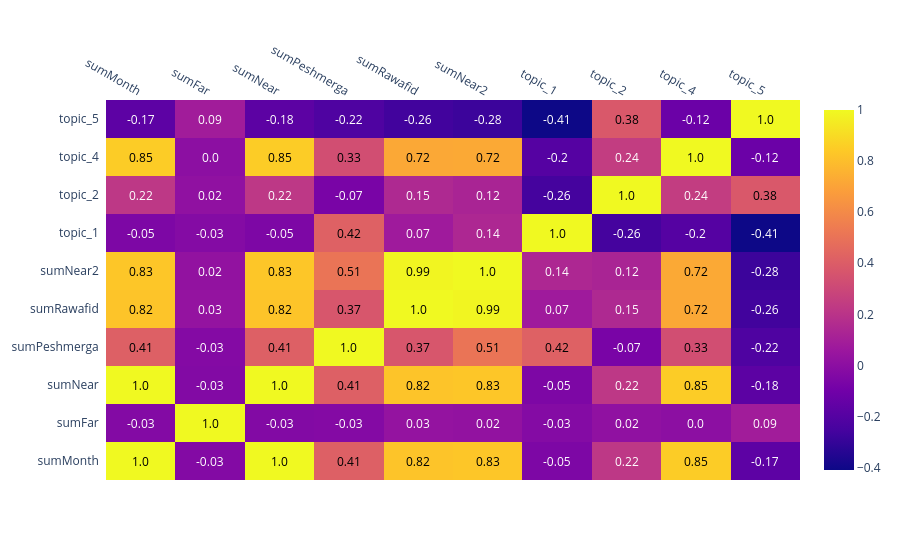

The notebook cell this image was saved under:
### Code cell
# No perfect multicollinearity: This can be tested by checking the correlation between different lags of your time series. 
# If any have a correlation of (-)1 or very close to (-)1, one may have a problem.

import numpy as np
import plotly.figure_factory as ff

# Concatenate your dataframes and calculate the correlation matrix
correlation_matrix = np.corrcoef(pd.concat([casulties_df[col_li], monthly_df[['1','2','4','5']]], axis=1), rowvar=False)

# Create a list of column names
columns = col_li + ['topic_' + str(i) for i in ['1', '2', '4', '5']]

# Create the annotated heatmap with Plotly
fig = ff.create_annotated_heatmap(
    z=correlation_matrix, 
    x=columns, 
    y=columns, 
    annotation_text=np.around(correlation_matrix, decimals=2), 
    showscale=True
)
fig.show()

### Figure 1 — Plotly figure (JSON) as saved in the notebook; plotly's stock layout.template omitted (floating-point values rounded to 4 significant figures)
{"data": [{"colorscale": [[0, "#0d0887"], [0.1111, "#46039f"], [0.2222, "#7201a8"], [0.3333, "#9c179e"], [0.4444, "#bd3786"], [0.5556, "#d8576b"], [0.6667, "#ed7953"], [0.7778, "#fb9f3a"], [0.8889, "#fdca26"], [1, "#f0f921"]], "reversescale": false, "showscale": true, "type": "heatmap", "x": ["sumMonth", "sumFar", "sumNear", "sumPeshmerga", "sumRawafid", "sumNear2", "topic_1", "topic_2", "topic_4", "topic_5"], "y": ["sumMonth", "sumFar", "sumNear", "sumPeshmerga", "sumRawafid", "sumNear2", "topic_1", "topic_2", "topic_4", "topic_5"], "z": [[1, -0.03144, 0.9999, 0.4132, 0.8216, 0.83, -0.05418, 0.22, 0.8497, -0.1716], [-0.03144, 1, -0.03496, -0.03033, 0.0298, 0.02251, -0.02769, 0.016, 0.0007929, 0.08645], [0.9999, -0.03496, 1, 0.4132, 0.8221, 0.8305, -0.05316, 0.2198, 0.8514, -0.175], [0.4132, -0.03033, 0.4132, 1, 0.3689, 0.5091, 0.4219, -0.07166, 0.3308, -0.22], [0.8216, 0.0298, 0.8221, 0.3689, 1, 0.9878, 0.07388, 0.1472, 0.7204, -0.2631], [0.83, 0.02251, 0.8305, 0.5091, 0.9878, 1, 0.1391, 0.1243, 0.7225, -0.2805], [-0.05418, -0.02769, -0.05316, 0.4219, 0.07388, 0.1391, 1, -0.2561, -0.1981, -0.4091], [0.22, 0.016, 0.2198, -0.07166, 0.1472, 0.1243, -0.2561, 1, 0.2447, 0.378], [0.8497, 0.0007929, 0.8514, 0.3308, 0.7204, 0.7225, -0.1981, 0.2447, 1.0, -0.12], [-0.1716, 0.08645, -0.175, -0.22, -0.2631, -0.2805, -0.4091, 0.378, -0.12, 1]]}], "layout": {"annotations": [{"font": {"color": "#000000"}, "showarrow": false, "text": "1.0", "x": "sumMonth", "xref": "x", "y": "sumMonth", "yref": "y"}, {"font": {"color": "#FFFFFF"}, "showarrow": false, "text": "-0.03", "x": "sumFar", "xref": "x", "y": "sumMonth", "yref": "y"}, {"font": {"color": "#000000"}, "showarrow": false, "text": "1.0", "x": "sumNear", "xref": "x", "y": "sumMonth", "yref": "y"}, {"font": {"color": "#000000"}, "showarrow": false, "text": "0.41", "x": "sumPeshmerga", "xref": "x", "y": "sumMonth", "yref": "y"}, {"font": {"color": "#000000"}, "showarrow": false, "text": "0.82", "x": "sumRawafid", "xref": "x", "y": "sumMonth", "yref": "y"}, {"font": {"color": "#000000"}, "showarrow": false, "text": "0.83", "x": "sumNear2", "xref": "x", "y": "sumMonth", "yref": "y"}, {"font": {"color": "#FFFFFF"}, "showarrow": false, "text": "-0.05", "x": "topic_1", "xref": "x", "y": "sumMonth", "yref": "y"}, {"font": {"color": "#FFFFFF"}, "showarrow": false, "text": "0.22", "x": "topic_2", "xref": "x", "y": "sumMonth", "yref": "y"}, {"font": {"color": "#000000"}, "showarrow": false, "text": "0.85", "x": "topic_4", "xref": "x", "y": "sumMonth", "yref": "y"}, {"font": {"color": "#FFFFFF"}, "showarrow": false, "text": "-0.17", "x": "topic_5", "xref": "x", "y": "sumMonth", "yref": "y"}, {"font": {"color": "#FFFFFF"}, "showarrow": false, "text": "-0.03", "x": "sumMonth", "xref": "x", "y": "sumFar", "yref": "y"}, {"font": {"color": "#000000"}, "showarrow": false, "text": "1.0", "x": "sumFar", "xref": "x", "y": "sumFar", "yref": "y"}, {"font": {"color": "#FFFFFF"}, "showarrow": false, "text": "-0.03", "x": "sumNear", "xref": "x", "y": "sumFar", "yref": "y"}, {"font": {"color": "#FFFFFF"}, "showarrow": false, "text": "-0.03", "x": "sumPeshmerga", "xref": "x", "y": "sumFar", "yref": "y"}, {"font": {"color": "#FFFFFF"}, "showarrow": false, "text": "0.03", "x": "sumRawafid", "xref": "x", "y": "sumFar", "yref": "y"}, {"font": {"color": "#FFFFFF"}, "showarrow": false, "text": "0.02", "x": "sumNear2", "xref": "x", "y": "sumFar", "yref": "y"}, {"font": {"color": "#FFFFFF"}, "showarrow": false, "text": "-0.03", "x": "topic_1", "xref": "x", "y": "sumFar", "yref": "y"}, {"font": {"color": "#FFFFFF"}, "showarrow": false, "text": "0.02", "x": "topic_2", "xref": "x", "y": "sumFar", "yref": "y"}, {"font": {"color": "#FFFFFF"}, "showarrow": false, "text": "0.0", "x": "topic_4", "xref": "x", "y": "sumFar", "yref": "y"}, {"font": {"color": "#FFFFFF"}, "showarrow": false, "text": "0.09", "x": "topic_5", "xref": "x", "y": "sumFar", "yref": "y"}, {"font": {"color": "#000000"}, "showarrow": false, "text": "1.0", "x": "sumMonth", "xref": "x", "y": "sumNear", "yref": "y"}, {"font": {"color": "#FFFFFF"}, "showarrow": false, "text": "-0.03", "x": "sumFar", "xref": "x", "y": "sumNear", "yref": "y"}, {"font": {"color": "#000000"}, "showarrow": false, "text": "1.0", "x": "sumNear", "xref": "x", "y": "sumNear", "yref": "y"}, {"font": {"color": "#000000"}, "showarrow": false, "text": "0.41", "x": "sumPeshmerga", "xref": "x", "y": "sumNear", "yref": "y"}, {"font": {"color": "#000000"}, "showarrow": false, "text": "0.82", "x": "sumRawafid", "xref": "x", "y": "sumNear", "yref": "y"}, {"font": {"color": "#000000"}, "showarrow": false, "text": "0.83", "x": "sumNear2", "xref": "x", "y": "sumNear", "yref": "y"}, {"font": {"color": "#FFFFFF"}, "showarrow": false, "text": "-0.05", "x": "topic_1", "xref": "x", "y": "sumNear", "yref": "y"}, {"font": {"color": "#FFFFFF"}, "showarrow": false, "text": "0.22", "x": "topic_2", "xref": "x", "y": "sumNear", "yref": "y"}, {"font": {"color": "#000000"}, "showarrow": false, "text": "0.85", "x": "topic_4", "xref": "x", "y": "sumNear", "yref": "y"}, {"font": {"color": "#FFFFFF"}, "showarrow": false, "text": "-0.18", "x": "topic_5", "xref": "x", "y": "sumNear", "yref": "y"}, {"font": {"color": "#000000"}, "showarrow": false, "text": "0.41", "x": "sumMonth", "xref": "x", "y": "sumPeshmerga", "yref": "y"}, {"font": {"color": "#FFFFFF"}, "showarrow": false, "text": "-0.03", "x": "sumFar", "xref": "x", "y": "sumPeshmerga", "yref": "y"}, {"font": {"color": "#000000"}, "showarrow": false, "text": "0.41", "x": "sumNear", "xref": "x", "y": "sumPeshmerga", "yref": "y"}, {"font": {"color": "#000000"}, "showarrow": false, "text": "1.0", "x": "sumPeshmerga", "xref": "x", "y": "sumPeshmerga", "yref": "y"}, {"font": {"color": "#000000"}, "showarrow": false, "text": "0.37", "x": "sumRawafid", "xref": "x", "y": "sumPeshmerga", "yref": "y"}, {"font": {"color": "#000000"}, "showarrow": false, "text": "0.51", "x": "sumNear2", "xref": "x", "y": "sumPeshmerga", "yref": "y"}, {"font": {"color": "#000000"}, "showarrow": false, "text": "0.42", "x": "topic_1", "xref": "x", "y": "sumPeshmerga", "yref": "y"}, {"font": {"color": "#FFFFFF"}, "showarrow": false, "text": "-0.07", "x": "topic_2", "xref": "x", "y": "sumPeshmerga", "yref": "y"}, {"font": {"color": "#000000"}, "showarrow": false, "text": "0.33", "x": "topic_4", "xref": "x", "y": "sumPeshmerga", "yref": "y"}, {"font": {"color": "#FFFFFF"}, "showarrow": false, "text": "-0.22", "x": "topic_5", "xref": "x", "y": "sumPeshmerga", "yref": "y"}, {"font": {"color": "#000000"}, "showarrow": false, "text": "0.82", "x": "sumMonth", "xref": "x", "y": "sumRawafid", "yref": "y"}, {"font": {"color": "#FFFFFF"}, "showarrow": false, "text": "0.03", "x": "sumFar", "xref": "x", "y": "sumRawafid", "yref": "y"}, {"font": {"color": "#000000"}, "showarrow": false, "text": "0.82", "x": "sumNear", "xref": "x", "y": "sumRawafid", "yref": "y"}, {"font": {"color": "#000000"}, "showarrow": false, "text": "0.37", "x": "sumPeshmerga", "xref": "x", "y": "sumRawafid", "yref": "y"}, {"font": {"color": "#000000"}, "showarrow": false, "text": "1.0", "x": "sumRawafid", "xref": "x", "y": "sumRawafid", "yref": "y"}, {"font": {"color": "#000000"}, "showarrow": false, "text": "0.99", "x": "sumNear2", "xref": "x", "y": "sumRawafid", "yref": "y"}, {"font": {"color": "#FFFFFF"}, "showarrow": false, "text": "0.07", "x": "topic_1", "xref": "x", "y": "sumRawafid", "yref": "y"}, {"font": {"color": "#FFFFFF"}, "showarrow": false, "text": "0.15", "x": "topic_2", "xref": "x", "y": "sumRawafid", "yref": "y"}, {"font": {"color": "#000000"}, "showarrow": false, "text": "0.72", "x": "topic_4", "xref": "x", "y": "sumRawafid", "yref": "y"}, {"font": {"color": "#FFFFFF"}, "showarrow": false, "text": "-0.26", "x": "topic_5", "xref": "x", "y": "sumRawafid", "yref": "y"}, {"font": {"color": "#000000"}, "showarrow": false, "text": "0.83", "x": "sumMonth", "xref": "x", "y": "sumNear2", "yref": "y"}, {"font": {"color": "#FFFFFF"}, "showarrow": false, "text": "0.02", "x": "sumFar", "xref": "x", "y": "sumNear2", "yref": "y"}, {"font": {"color": "#000000"}, "showarrow": false, "text": "0.83", "x": "sumNear", "xref": "x", "y": "sumNear2", "yref": "y"}, {"font": {"color": "#000000"}, "showarrow": false, "text": "0.51", "x": "sumPeshmerga", "xref": "x", "y": "sumNear2", "yref": "y"}, {"font": {"color": "#000000"}, "showarrow": false, "text": "0.99", "x": "sumRawafid", "xref": "x", "y": "sumNear2", "yref": "y"}, {"font": {"color": "#000000"}, "showarrow": false, "text": "1.0", "x": "sumNear2", "xref": "x", "y": "sumNear2", "yref": "y"}, {"font": {"color": "#FFFFFF"}, "showarrow": false, "text": "0.14", "x": "topic_1", "xref": "x", "y": "sumNear2", "yref": "y"}, {"font": {"color": "#FFFFFF"}, "showarrow": false, "text": "0.12", "x": "topic_2", "xref": "x", "y": "sumNear2", "yref": "y"}, {"font": {"color": "#000000"}, "showarrow": false, "text": "0.72", "x": "topic_4", "xref": "x", "y": "sumNear2", "yref": "y"}, {"font": {"color": "#FFFFFF"}, "showarrow": false, "text": "-0.28", "x": "topic_5", "xref": "x", "y": "sumNear2", "yref": "y"}, {"font": {"color": "#FFFFFF"}, "showarrow": false, "text": "-0.05", "x": "sumMonth", "xref": "x", "y": "topic_1", "yref": "y"}, {"font": {"color": "#FFFFFF"}, "showarrow": false, "text": "-0.03", "x": "sumFar", "xref": "x", "y": "topic_1", "yref": "y"}, {"font": {"color": "#FFFFFF"}, "showarrow": false, "text": "-0.05", "x": "sumNear", "xref": "x", "y": "topic_1", "yref": "y"}, {"font": {"color": "#000000"}, "showarrow": false, "text": "0.42", "x": "sumPeshmerga", "xref": "x", "y": "topic_1", "yref": "y"}, {"font": {"color": "#FFFFFF"}, "showarrow": false, "text": "0.07", "x": "sumRawafid", "xref": "x", "y": "topic_1", "yref": "y"}, {"font": {"color": "#FFFFFF"}, "showarrow": false, "text": "0.14", "x": "sumNear2", "xref": "x", "y": "topic_1", "yref": "y"}, {"font": {"color": "#000000"}, "showarrow": false, "text": "1.0", "x": "topic_1", "xref": "x", "y": "topic_1", "yref": "y"}, {"font": {"color": "#FFFFFF"}, "showarrow": false, "text": "-0.26", "x": "topic_2", "xref": "x", "y": "topic_1", "yref": "y"}, {"font": {"color": "#FFFFFF"}, "showarrow": false, "text": "-0.2", "x": "topic_4", "xref": "x", "y": "topic_1", "yref": "y"}, {"font": {"color": "#FFFFFF"}, "showarrow": false, "text": "-0.41", "x": "topic_5", "xref": "x", "y": "topic_1", "yref": "y"}, {"font": {"color": "#FFFFFF"}, "showarrow": false, "text": "0.22", "x": "sumMonth", "xref": "x", "y": "topic_2", "yref": "y"}, {"font": {"color": "#FFFFFF"}, "showarrow": false, "text": "0.02", "x": "sumFar", "xref": "x", "y": "topic_2", "yref": "y"}, {"font": {"color": "#FFFFFF"}, "showarrow": false, "text": "0.22", "x": "sumNear", "xref": "x", "y": "topic_2", "yref": "y"}, {"font": {"color": "#FFFFFF"}, "showarrow": false, "text": "-0.07", "x": "sumPeshmerga", "xref": "x", "y": "topic_2", "yref": "y"}, {"font": {"color": "#FFFFFF"}, "showarrow": false, "text": "0.15", "x": "sumRawafid", "xref": "x", "y": "topic_2", "yref": "y"}, {"font": {"color": "#FFFFFF"}, "showarrow": false, "text": "0.12", "x": "sumNear2", "xref": "x", "y": "topic_2", "yref": "y"}, {"font": {"color": "#FFFFFF"}, "showarrow": false, "text": "-0.26", "x": "topic_1", "xref": "x", "y": "topic_2", "yref": "y"}, {"font": {"color": "#000000"}, "showarrow": false, "text": "1.0", "x": "topic_2", "xref": "x", "y": "topic_2", "yref": "y"}, {"font": {"color": "#FFFFFF"}, "showarrow": false, "text": "0.24", "x": "topic_4", "xref": "x", "y": "topic_2", "yref": "y"}, {"font": {"color": "#000000"}, "showarrow": false, "text": "0.38", "x": "topic_5", "xref": "x", "y": "topic_2", "yref": "y"}, {"font": {"color": "#000000"}, "showarrow": false, "text": "0.85", "x": "sumMonth", "xref": "x", "y": "topic_4", "yref": "y"}, {"font": {"color": "#FFFFFF"}, "showarrow": false, "text": "0.0", "x": "sumFar", "xref": "x", "y": "topic_4", "yref": "y"}, {"font": {"color": "#000000"}, "showarrow": false, "text": "0.85", "x": "sumNear", "xref": "x", "y": "topic_4", "yref": "y"}, {"font": {"color": "#000000"}, "showarrow": false, "text": "0.33", "x": "sumPeshmerga", "xref": "x", "y": "topic_4", "yref": "y"}, {"font": {"color": "#000000"}, "showarrow": false, "text": "0.72", "x": "sumRawafid", "xref": "x", "y": "topic_4", "yref": "y"}, {"font": {"color": "#000000"}, "showarrow": false, "text": "0.72", "x": "sumNear2", "xref": "x", "y": "topic_4", "yref": "y"}, {"font": {"color": "#FFFFFF"}, "showarrow": false, "text": "-0.2", "x": "topic_1", "xref": "x", "y": "topic_4", "yref": "y"}, {"font": {"color": "#FFFFFF"}, "showarrow": false, "text": "0.24", "x": "topic_2", "xref": "x", "y": "topic_4", "yref": "y"}, {"font": {"color": "#000000"}, "showarrow": false, "text": "1.0", "x": "topic_4", "xref": "x", "y": "topic_4", "yref": "y"}, {"font": {"color": "#FFFFFF"}, "showarrow": false, "text": "-0.12", "x": "topic_5", "xref": "x", "y": "topic_4", "yref": "y"}, {"font": {"color": "#FFFFFF"}, "showarrow": false, "text": "-0.17", "x": "sumMonth", "xref": "x", "y": "topic_5", "yref": "y"}, {"font": {"color": "#FFFFFF"}, "showarrow": false, "text": "0.09", "x": "sumFar", "xref": "x", "y": "topic_5", "yref": "y"}, {"font": {"color": "#FFFFFF"}, "showarrow": false, "text": "-0.18", "x": "sumNear", "xref": "x", "y": "topic_5", "yref": "y"}, {"font": {"color": "#FFFFFF"}, "showarrow": false, "text": "-0.22", "x": "sumPeshmerga", "xref": "x", "y": "topic_5", "yref": "y"}, {"font": {"color": "#FFFFFF"}, "showarrow": false, "text": "-0.26", "x": "sumRawafid", "xref": "x", "y": "topic_5", "yref": "y"}, {"font": {"color": "#FFFFFF"}, "showarrow": false, "text": "-0.28", "x": "sumNear2", "xref": "x", "y": "topic_5", "yref": "y"}, {"font": {"color": "#FFFFFF"}, "showarrow": false, "text": "-0.41", "x": "topic_1", "xref": "x", "y": "topic_5", "yref": "y"}, {"font": {"color": "#000000"}, "showarrow": false, "text": "0.38", "x": "topic_2", "xref": "x", "y": "topic_5", "yref": "y"}, {"font": {"color": "#FFFFFF"}, "showarrow": false, "text": "-0.12", "x": "topic_4", "xref": "x", "y": "topic_5", "yref": "y"}, {"font": {"color": "#000000"}, "showarrow": false, "text": "1.0", "x": "topic_5", "xref": "x", "y": "topic_5", "yref": "y"}], "xaxis": {"dtick": 1, "gridcolor": "rgb(0, 0, 0)", "side": "top", "ticks": ""}, "yaxis": {"dtick": 1, "ticks": "", "ticksuffix": "  "}}}
